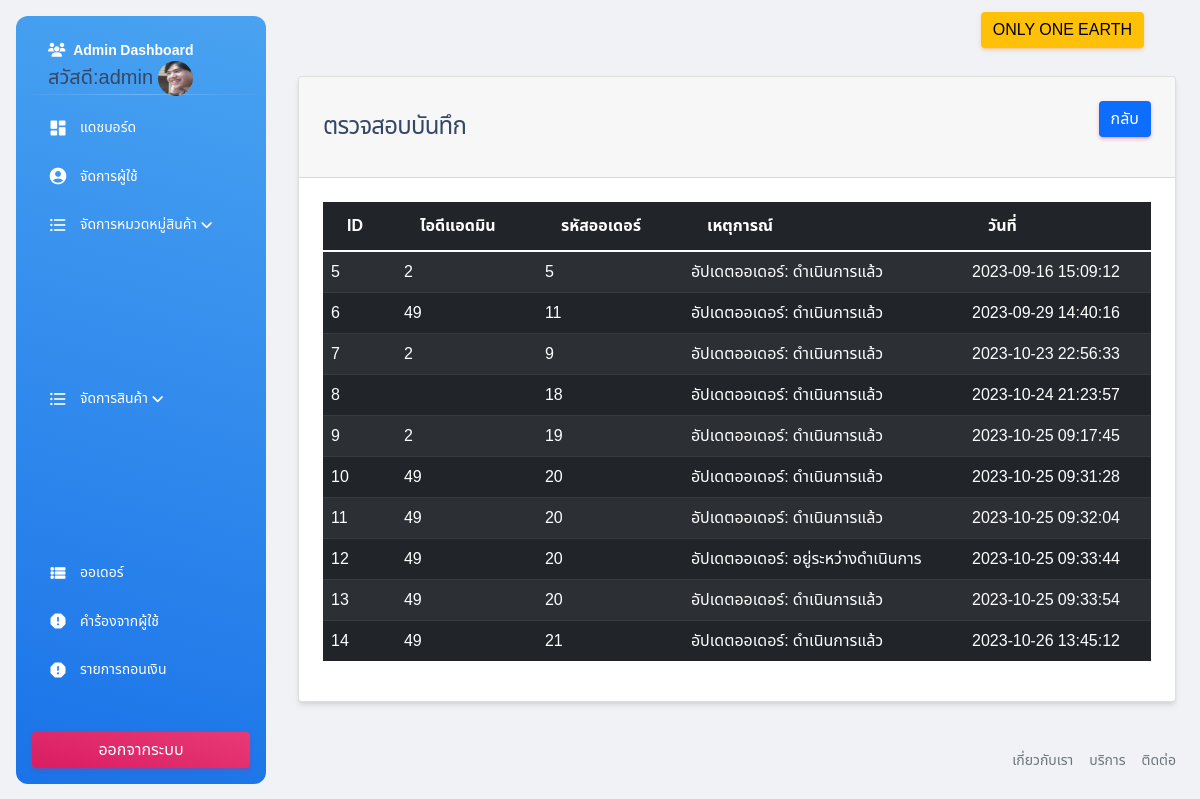
/admin/logs_order.php (signed in), run on the app's committed database.
### tables this page shows
CREATE TABLE `orders_logs` (
  `or_logs_id` int(11) NOT NULL,
  `u_id` int(11) DEFAULT NULL,
  `ord_id` int(11) DEFAULT NULL,
  `event` varchar(255) NOT NULL,
  `created_at` datetime NOT NULL DEFAULT current_timestamp()
);

### funtion/myfunction.php (called while the page is built, shortened)
<?php
include('../connection/dbcon.php');
function getLogs_Order()
{
    global $connection;
    $query = "SELECT `or_logs_id`, `u_id`, `ord_id`, `event`, `created_at` FROM `orders_logs`";
    $query = mysqli_query($connection, $query);
    return $query;
}

### admin/logs_order.php (the view, shortened to what this page needs)
<?php
include('includes/header.php');
?>
<div class="container">
    <div class="row">
        <div class="col-md-12">
            <div class="card">
                <div class="card-header d-flex align-items-center justify-content-between">
                    <h4 class="m-0">ตรวจสอบบันทึก</h4>
                    <a href="orders.php" class="btn btn-primary float-end">กลับ</a>
                </div>
                <div class="card-body" id="">
                    <table class="table table-dark table-striped">
                        <thead>
                            <tr>
                                <th>ID</th>
                                <th>ไอดีแอดมิน</th>
                                <th>รหัสออเดอร์</th>
                                <th>เหตุการณ์</th>
                                <th>วันที่</th>
                            </tr>
                        </thead>
                        <tbody>
                            <?php
                            $Logs = getLogs_Order();
                            if (mysqli_num_rows($Logs) > 0) {
                                foreach ($Logs as $item) {
                            ?>
                                    <tr>
                                        <td> <?= $item['or_logs_id']; ?> </td>
                                        <td> <?= $item['u_id']; ?></td>
                                        <td> <?= $item['ord_id']; ?></td>
                                        <td> <?= $item['event']; ?></td>
                                        <td> <?= $item['created_at']; ?> </td>
                                    </tr>
                                <?php
                                }
                            } else {
                                ?>
                                <tr>
                                    <td colspan="5"> ไม่มีเหตุการณ์ </td>
                                </tr>
                            <?php
                            }
                            ?>
                        </tbody>
                    </table>
                </div>
            </div>
        </div>
    </div>
</div>
<?php include('includes/footer.php'); ?>

### admin/assets/css/custom.css (style rules this page uses)
* { font-family: "Noto Sans Thai", sans-serif; }

### data on the page
orders_logs: or_logs_id "5", u "2", ord "5", event "อัปเดตออเดอร์: ดำเนินการแล้ว", created_at "2023-09-16 15:09:12"
orders_logs: or_logs_id "6", u "49", ord "11", event "อัปเดตออเดอร์: ดำเนินการแล้ว", created_at "2023-09-29 14:40:16"
orders_logs: or_logs_id "7", u "2", ord "9", event "อัปเดตออเดอร์: ดำเนินการแล้ว", created_at "2023-10-23 22:56:33"
orders_logs: or_logs_id "8", ord "18", event "อัปเดตออเดอร์: ดำเนินการแล้ว", created_at "2023-10-24 21:23:57"
orders_logs: or_logs_id "9", u "2", ord "19", event "อัปเดตออเดอร์: ดำเนินการแล้ว", created_at "2023-10-25 09:17:45"
orders_logs: or_logs_id "10", u "49", ord "20", event "อัปเดตออเดอร์: ดำเนินการแล้ว", created_at "2023-10-25 09:31:28"
orders_logs: or_logs_id "11", u "49", ord "20", event "อัปเดตออเดอร์: ดำเนินการแล้ว", created_at "2023-10-25 09:32:04"
orders_logs: or_logs_id "12", u "49", ord "20", event "อัปเดตออเดอร์: อยู่ระหว่างดำเนินการ", created_at "2023-10-25 09:33:44"
orders_logs: or_logs_id "13", u "49", ord "20", event "อัปเดตออเดอร์: ดำเนินการแล้ว", created_at "2023-10-25 09:33:54"
orders_logs: or_logs_id "14", u "49", ord "21", event "อัปเดตออเดอร์: ดำเนินการแล้ว", created_at "2023-10-26 13:45:12"

### other printed values
$_SESSION['auth_user']['name'] "admin"
